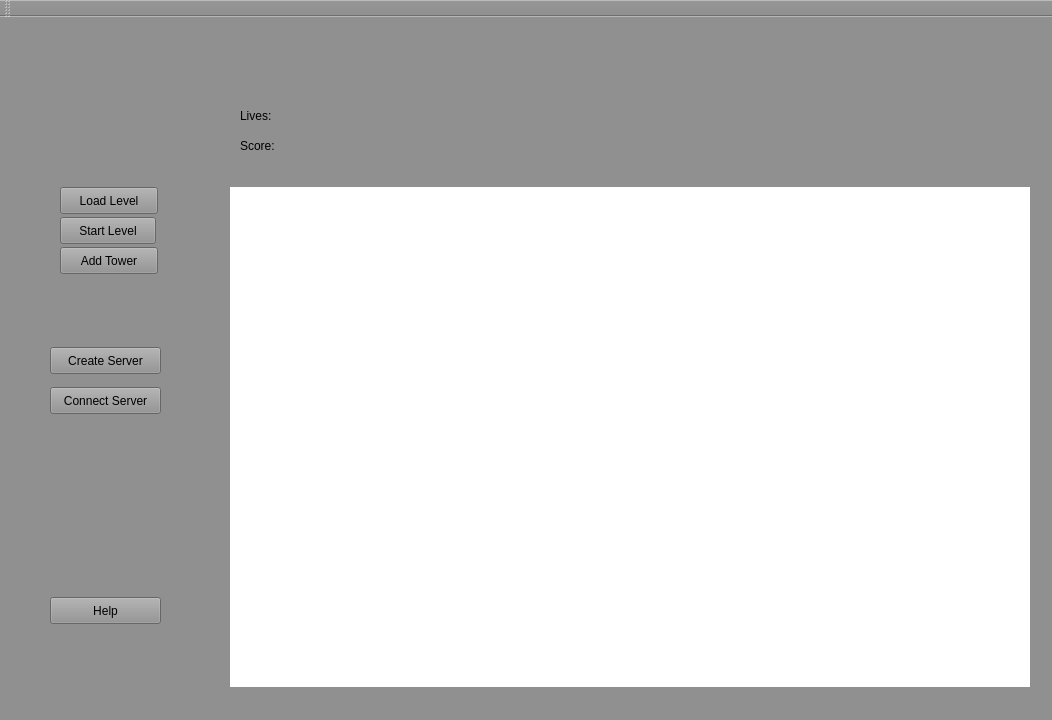
<?xml version="1.0" encoding="UTF-8"?>
<ui version="4.0">
 <class>MainWindow</class>
 <widget class="QMainWindow" name="MainWindow">
  <property name="geometry">
   <rect>
    <x>0</x>
    <y>0</y>
    <width>1052</width>
    <height>720</height>
   </rect>
  </property>
  <property name="windowTitle">
   <string>Awesum Towwa</string>
  </property>
  <property name="windowOpacity">
   <double>-100.000000000000000</double>
  </property>
  <property name="autoFillBackground">
   <bool>false</bool>
  </property>
  <property name="styleSheet">
   <string notr="true">background-color:rgb(144, 144, 144)</string>
  </property>
  <widget class="QWidget" name="centralWidget">
   <widget class="QLabel" name="titleLabel">
    <property name="geometry">
     <rect>
      <x>240</x>
      <y>0</y>
      <width>791</width>
      <height>81</height>
     </rect>
    </property>
    <property name="text">
     <string/>
    </property>
    <property name="pixmap">
     <pixmap resource="images/images.qrc">:/gamename.png</pixmap>
    </property>
    <property name="scaledContents">
     <bool>true</bool>
    </property>
   </widget>
   <widget class="QLabel" name="teamLabel">
    <property name="geometry">
     <rect>
      <x>490</x>
      <y>90</y>
      <width>541</width>
      <height>61</height>
     </rect>
    </property>
    <property name="text">
     <string/>
    </property>
    <property name="pixmap">
     <pixmap resource="images/images.qrc">:/teamname.png</pixmap>
    </property>
    <property name="scaledContents">
     <bool>true</bool>
    </property>
    <property name="wordWrap">
     <bool>false</bool>
    </property>
   </widget>
   <widget class="QLabel" name="logoLabel">
    <property name="geometry">
     <rect>
      <x>30</x>
      <y>0</y>
      <width>191</width>
      <height>151</height>
     </rect>
    </property>
    <property name="text">
     <string/>
    </property>
    <property name="pixmap">
     <pixmap resource="images/images.qrc">:/logo.jpeg</pixmap>
    </property>
    <property name="scaledContents">
     <bool>true</bool>
    </property>
   </widget>
   <widget class="QLabel" name="scoreLbl">
    <property name="geometry">
     <rect>
      <x>290</x>
      <y>120</y>
      <width>66</width>
      <height>17</height>
     </rect>
    </property>
    <property name="text">
     <string/>
    </property>
   </widget>
   <widget class="QWidget" name="graphicsView" native="true">
    <property name="geometry">
     <rect>
      <x>230</x>
      <y>170</y>
      <width>800</width>
      <height>500</height>
     </rect>
    </property>
    <property name="styleSheet">
     <string notr="true">background-color: rgb(255, 255, 255);
border-width:1px; border-color:black;</string>
    </property>
    <widget class="QLabel" name="label">
     <property name="geometry">
      <rect>
       <x>0</x>
       <y>-60</y>
       <width>801</width>
       <height>571</height>
      </rect>
     </property>
     <property name="text">
      <string/>
     </property>
     <property name="pixmap">
      <pixmap resource="images/images.qrc">:/background.jpg</pixmap>
     </property>
     <property name="scaledContents">
      <bool>true</bool>
     </property>
    </widget>
   </widget>
   <widget class="QPushButton" name="btnLoadLevel">
    <property name="geometry">
     <rect>
      <x>60</x>
      <y>170</y>
      <width>98</width>
      <height>27</height>
     </rect>
    </property>
    <property name="text">
     <string>Load Level</string>
    </property>
   </widget>
   <widget class="QPushButton" name="btnStartLevel">
    <property name="geometry">
     <rect>
      <x>60</x>
      <y>200</y>
      <width>96</width>
      <height>27</height>
     </rect>
    </property>
    <property name="text">
     <string>Start Level</string>
    </property>
   </widget>
   <widget class="QPushButton" name="btnAddTower">
    <property name="geometry">
     <rect>
      <x>60</x>
      <y>230</y>
      <width>98</width>
      <height>27</height>
     </rect>
    </property>
    <property name="text">
     <string>Add Tower</string>
    </property>
   </widget>
   <widget class="QPushButton" name="btnServer">
    <property name="geometry">
     <rect>
      <x>50</x>
      <y>330</y>
      <width>111</width>
      <height>27</height>
     </rect>
    </property>
    <property name="text">
     <string>Create Server</string>
    </property>
   </widget>
   <widget class="QPushButton" name="btnClient">
    <property name="geometry">
     <rect>
      <x>50</x>
      <y>370</y>
      <width>111</width>
      <height>27</height>
     </rect>
    </property>
    <property name="text">
     <string>Connect Server</string>
    </property>
   </widget>
   <widget class="QLabel" name="label_2">
    <property name="geometry">
     <rect>
      <x>240</x>
      <y>90</y>
      <width>41</width>
      <height>17</height>
     </rect>
    </property>
    <property name="text">
     <string>Lives:</string>
    </property>
   </widget>
   <widget class="QLabel" name="label_3">
    <property name="geometry">
     <rect>
      <x>240</x>
      <y>120</y>
      <width>41</width>
      <height>17</height>
     </rect>
    </property>
    <property name="text">
     <string>Score:</string>
    </property>
   </widget>
   <widget class="QLabel" name="lifeLabel">
    <property name="geometry">
     <rect>
      <x>280</x>
      <y>90</y>
      <width>66</width>
      <height>17</height>
     </rect>
    </property>
    <property name="text">
     <string/>
    </property>
   </widget>
   <widget class="QPushButton" name="helpBtn">
    <property name="geometry">
     <rect>
      <x>50</x>
      <y>580</y>
      <width>111</width>
      <height>27</height>
     </rect>
    </property>
    <property name="text">
     <string>Help</string>
    </property>
    <property name="checkable">
     <bool>true</bool>
    </property>
   </widget>
  </widget>
  <widget class="QMenuBar" name="menuBar">
   <property name="geometry">
    <rect>
     <x>0</x>
     <y>0</y>
     <width>1052</width>
     <height>25</height>
    </rect>
   </property>
  </widget>
  <widget class="QToolBar" name="mainToolBar">
   <attribute name="toolBarArea">
    <enum>TopToolBarArea</enum>
   </attribute>
   <attribute name="toolBarBreak">
    <bool>false</bool>
   </attribute>
  </widget>
  <widget class="QStatusBar" name="statusBar"/>
 </widget>
 <layoutdefault spacing="6" margin="11"/>
 <resources>
  <include location="images/images.qrc"/>
 </resources>
 <connections/>
</ui>
